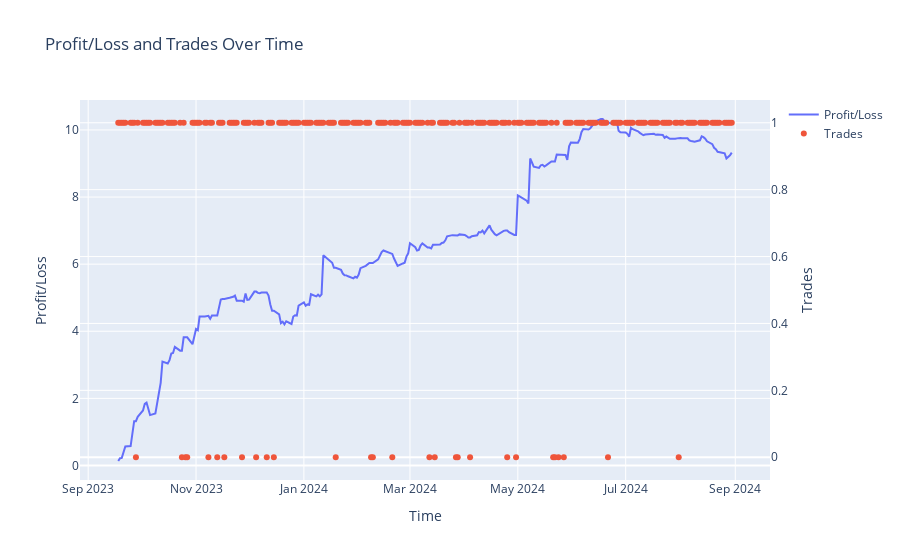

Source (notebook cell):
### Code cell
ts = TradingSystem(hub1_name, hub2_name, model, test_size, window_size)
ts.run_trading_system(rolling_window=best_rolling_window, lower_threshold=best_lower_threshold, upper_threshold=best_upper_threshold, naive=False, verbose=True, plot=True)

### Figure 1 — Plotly figure (JSON) as saved in the notebook; plotly's stock layout.template omitted (floating-point values rounded to 4 significant figures; data arrays with more than 128 entries replaced by an {"elided": "..."} marker saying what was removed)
{"data": [{"mode": "lines", "name": "Profit/Loss", "type": "scatter", "x": {"elided": "250 str values"}, "y": {"elided": "250 float values"}}, {"mode": "markers", "name": "Trades", "type": "scatter", "x": {"elided": "250 str values"}, "y": {"elided": "250 int values"}, "yaxis": "y2"}], "layout": {"title": {"text": "Profit/Loss and Trades Over Time"}, "xaxis": {"title": {"text": "Time"}}, "yaxis": {"title": {"text": "Profit/Loss"}}, "yaxis2": {"overlaying": "y", "side": "right", "title": {"text": "Trades"}}}}
